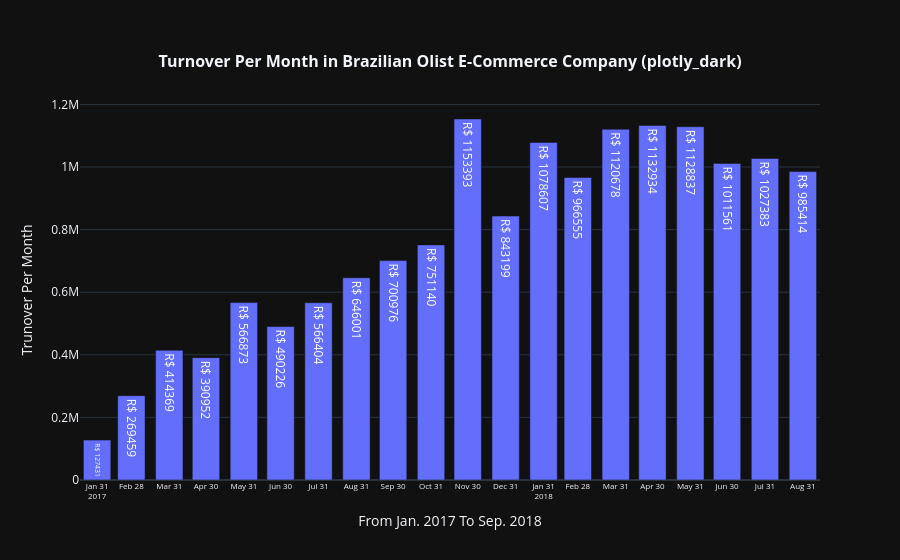

The cell this chart's notebook holds for it:
### Code cell
import plotly.graph_objects as go


fig = go.Figure()

fig.add_trace(
    go.Bar(
        x = merged_order_month_sum_from2017.index,
        y = merged_order_month_sum_from2017["payment_value"],
        text = merged_order_month_sum_from2017["payment_value"],
        textposition="auto",
        texttemplate="R$ %{y:.0f}"
    )
)

fig.update_layout(
    {
        "title": {
            "text": "<b>Turnover Per Month in Brazilian Olist E-Commerce Company (plotly_dark)</b>",
            "x": 0.5,
            "y": 0.9,
            "font": {
                "size": 16
            }
        },
        "xaxis": {
            "title": "From Jan. 2017 To Sep. 2018",
            "showticklabels": True,
            "tick0": "2017-01-31",
            "dtick": "M1",
            "tickfont": {
                "size": 8
            }
        },
        "yaxis": {
            "title": "Trunover Per Month"
        },
        "template": "plotly_dark"
    }
)
fig.show()

### Figure 1 — Plotly figure (JSON) as saved in the notebook; plotly's stock layout.template omitted (floating-point values rounded to 4 significant figures)
{"data": [{"text": [127400.0, 269500.0, 414400.0, 391000.0, 566900.0, 490200.0, 566400.0, 646000.0, 701000.0, 751100.0, 1153000.0, 843200.0, 1079000.0, 966600.0, 1120678, 1133000.0, 1129000.0, 1012000.0, 1027000.0, 985400.0], "textposition": "auto", "texttemplate": "R$ %{y:.0f}", "type": "bar", "x": ["2017-01-31T00:00:00", "2017-02-28T00:00:00", "2017-03-31T00:00:00", "2017-04-30T00:00:00", "2017-05-31T00:00:00", "2017-06-30T00:00:00", "2017-07-31T00:00:00", "2017-08-31T00:00:00", "2017-09-30T00:00:00", "2017-10-31T00:00:00", "2017-11-30T00:00:00", "2017-12-31T00:00:00", "2018-01-31T00:00:00", "2018-02-28T00:00:00", "2018-03-31T00:00:00", "2018-04-30T00:00:00", "2018-05-31T00:00:00", "2018-06-30T00:00:00", "2018-07-31T00:00:00", "2018-08-31T00:00:00"], "y": [127400.0, 269500.0, 414400.0, 391000.0, 566900.0, 490200.0, 566400.0, 646000.0, 701000.0, 751100.0, 1153000.0, 843200.0, 1079000.0, 966600.0, 1120678, 1133000.0, 1129000.0, 1012000.0, 1027000.0, 985400.0]}], "layout": {"title": {"font": {"size": 16}, "text": "<b>Turnover Per Month in Brazilian Olist E-Commerce Company (plotly_dark)</b>", "x": 0.5, "y": 0.9}, "xaxis": {"dtick": "M1", "showticklabels": true, "tick0": "2017-01-31", "tickfont": {"size": 8}, "title": {"text": "From Jan. 2017 To Sep. 2018"}}, "yaxis": {"title": {"text": "Trunover Per Month"}}}}
